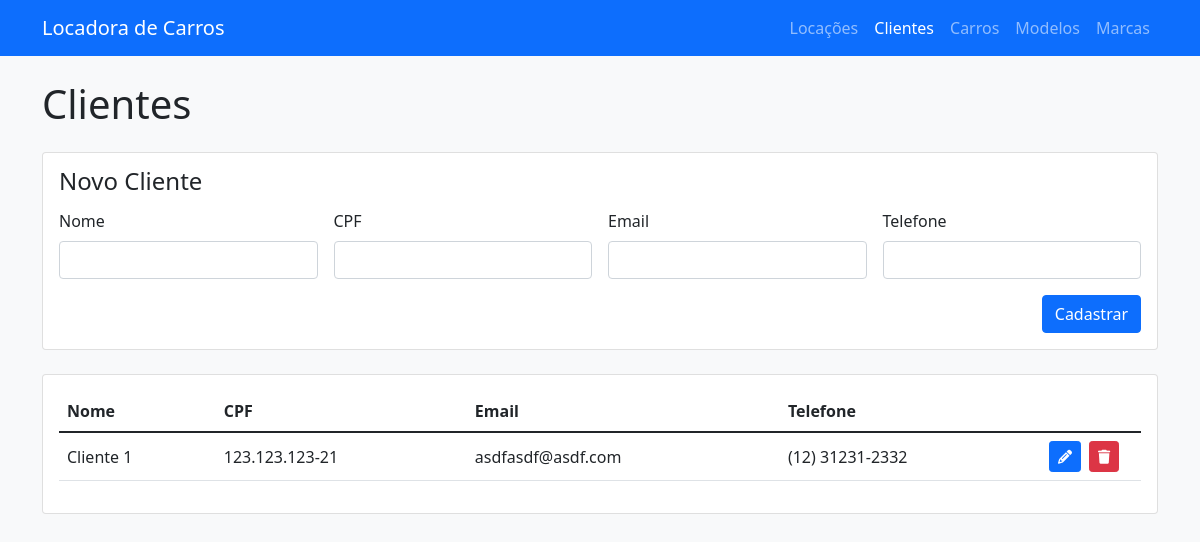
/clientes/, run on the app's committed database.
### Apps/Clientes/models.py (models this page shows, shortened)
class Cliente(models.Model):
    nome = models.CharField(max_length=100)
    cpf = models.CharField(max_length=14)
    email = models.CharField(max_length=100)
    telefone = models.CharField(max_length=15)

### Apps/Clientes/views.py (the view)
# urls.py: path('', views.listarClientes, name='clientes'),
def listarClientes(request):
    listaDeClientes = Cliente.objects.all()
    return render(request, 'clientes/index.html', {'clientes': listaDeClientes})

### templates/clientes/index.html (shortened to what this page needs)
{% extends '../base.html' %}
{% block content %}
    <h1>Clientes</h1>
    <div class="card my-4">
        <div class="card-body">
            <h2 class="d-flex justify-content-between mb-3 fs-4 lh-1">
                {% if cliente %}
                    <span>Editar Cliente</span> <a href="/clientes" class="fs-6 text-danger text-decoration-none">Cancelar</a>
                {% else %}
                    Novo Cliente
                {% endif %}
            </h2>
            <form action="{% if cliente %}/clientes/atualizar/{{ cliente.id }}{% else %}/clientes/cadastrar/{% endif %}" method="POST">
                <div class="row g-3">
                    <div class="col-sm-6 col-lg-3">
                        <label for="nome" class="form-label">Nome</label>
                        <input type="text" maxlength="100" class="form-control" name="nome" id="nome" value="{{ cliente.nome }}" required>
                    </div>
                    <div class="col-sm-6 col-lg-3">
                        <label for="cpf" class="form-label">CPF</label>
                        <input type="text" inputmode="numeric" class="form-control" name="cpf" id="cpf" value="{{ cliente.cpf }}" data-cpf required>
                    </div>
                    <div class="col-sm-6 col-lg-3">
                        <label for="email" class="form-label">Email</label>
                        <input type="text" inputmode="email" maxlength="100" class="form-control" name="email" id="email" value="{{ cliente.email }}" data-email required>
                    </div>
                    <div class="col-sm-6 col-lg-3">
                        <label for="telefone" class="form-label">Telefone</label>
                        <input type="tel" inputmode="tel" class="form-control" name="telefone" id="telefone" value="{{ cliente.telefone }}" required>
                    </div>
                </div>
                <div class="row mt-3">
                    <div class="col d-flex justify-content-sm-end">
                        <button type="submit" class="btn btn-primary flex-grow-1 flex-sm-grow-0">
                            {% if cliente %}
                                Salvar
                            {% else %}
                                Cadastrar
                            {% endif %}
                        </button>
                    </div>
                </div>
            </form>
        </div>
    </div>
    <div class="card">
        <div class="card-body">
            <table class="table table-hover">
                <thead>
                    <tr>
                        <th scope="col">Nome</th>
                        <th scope="col">CPF</th>
                        <th scope="col">Email</th>
                        <th scope="col">Telefone</th>
                        <th scope="col"></th>
                    </tr>
                </thead>
                <tbody>
                    {% for cliente in clientes %}
                    <tr valign="middle">
                        <td>{{ cliente.nome }}</td>
                        <td>{{ cliente.cpf }}</td>
                        <td>{{ cliente.email }}</td>
                        <td>{{ cliente.telefone }}</td>
                        <td width="100px">
                            <div class="d-flex gap-2">
                                <a href="/clientes/{{ cliente.id }}" class="btn btn-sm btn-primary" title="Editar">
                                    <i class="fas fa-pencil-alt"></i>
                                </a>
                                <button data-bs-toggle="modal"
                                    data-bs-target="#aviso-deletar"
                                    data-href="/clientes/deletar/{{ cliente.id }}"
                                    class="btn btn-sm btn-danger"
                                    title="Remover">
                                    <i class="fas fa-trash"></i>
                                </button>
                            </div>
                        </td>
                    </tr>
                    {% endfor %}
                </tbody>
            </table>
        </div>
    </div>
{% endblock %}

### data on the page
Cliente: nome "Cliente 1", cpf "123.123.123-21", email "asdfasdf@asdf.com", telefone "(12) 31231-2332"
